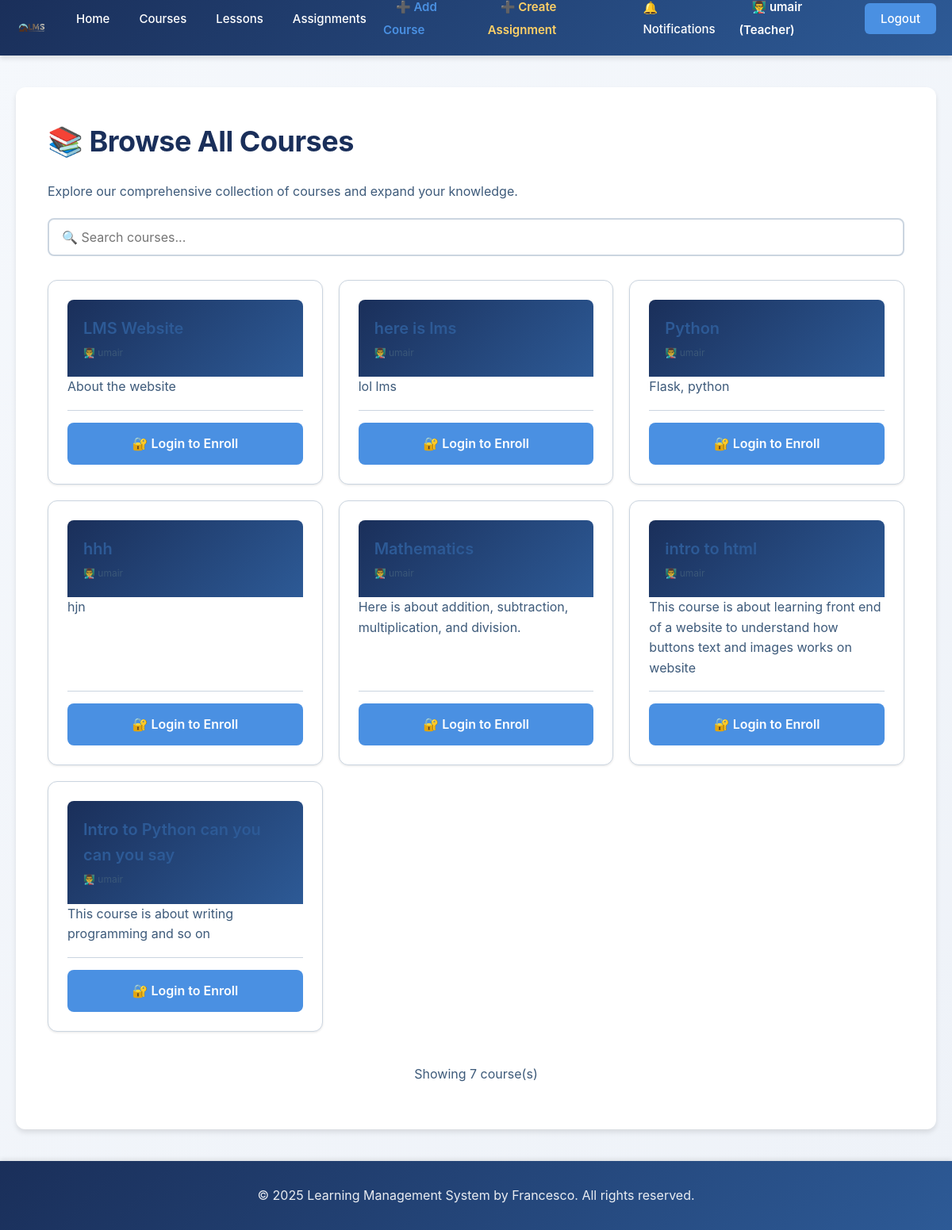
The app's page /course (signed in) with its own data.
### tables this page shows
CREATE TABLE courses (
            -- Unique identifier for each course
            id INTEGER PRIMARY KEY AUTOINCREMENT,
            -- Unique course ID number
            course_id INTEGER,
            -- Course title (must be unique)
            title TEXT NOT NULL UNIQUE,
            -- Description of what the course covers
            description TEXT,
            -- ID of the teacher who created this course
            teacher_id INTEGER,
            -- Timestamp when course was created
            created_at TIMESTAMP DEFAULT CURRENT_TIMESTAMP, course_type TEXT DEFAULT 'Self-Paced', duration TEXT DEFAULT 'Flexible', level TEXT DEFAULT 'Beginner',
            -- Foreign key linking to the teacher user
            FOREIGN KEY (teacher_id) REFERENCES users(id)
        );

CREATE TABLE users (
            -- Unique identifier for each user (auto-incrementing primary key)
            id INTEGER PRIMARY KEY AUTOINCREMENT,
            -- Username must be unique (no two users can have same username)
            username TEXT NOT NULL UNIQUE,
            -- Email must be unique (no two users can have same email)
            email TEXT NOT NULL UNIQUE,
            -- Password stored as hashed string (never plain text)
            password TEXT NOT NULL,
            -- Full name of the user
            full_name TEXT NOT NULL,
            -- User role: either 'student' or 'teacher'
            role TEXT NOT NULL DEFAULT 'student',
            -- Timestamp when account was created (automatic)
            created_at TIMESTAMP DEFAULT CURRENT_TIMESTAMP,
            -- Timestamp of last login
            last_login TIMESTAMP
        );

### app.py (the view, shortened to what this page needs)
@app.route("/course")
def course():
    enrolled_courses = []
    all_courses = []
    user_id = session.get('user_id')
    user_role = session.get('role')
    try:
        conn = get_db_connection()
        cursor = conn.cursor()
        cursor.execute("""
            SELECT c.id, c.title, c.description, c.course_id, u.full_name as teacher_name
            FROM courses c
            LEFT JOIN users u ON c.teacher_id = u.id
            ORDER BY c.id DESC
        """)
        all_courses = cursor.fetchall()
        conn.close()
    except sqlite3.OperationalError:
        pass
    return render_template('course.html',
                         all_courses=all_courses,
                         enrolled_courses=enrolled_courses,
                         is_logged_in=user_id is not None,
                         is_student=user_role == 'student')

### app.py (called while the page is built)
def get_db_connection(db_name="lms.db"):
    conn = sqlite3.connect(db_name)
    conn.row_factory = sqlite3.Row
    return conn

### templates/course.html (shortened to what this page needs)
{% extends 'base.html' %}
{% block content %}
    {% if is_student and enrolled_courses %}
        <h1>📚 Your Enrolled Courses</h1>
        <p>Continue your learning journey with the courses you're already taking.</p>
        <div style="margin: 20px 0; display: flex; gap: 10px;">
            <button id="enrolledTab" class="btn btn-primary" style="cursor: pointer;">✓ Enrolled Courses ({{ enrolled_courses | length }})</button>
            <button id="allTab" class="btn btn-secondary" style="cursor: pointer;">📖 All Courses</button>
        </div>
        <div id="enrolledSection">
            <div style="display: grid; grid-template-columns: repeat(auto-fill, minmax(300px, 1fr)); gap: 20px; margin-top: 30px;">
                {% for course in enrolled_courses %}
                    <div class="card" style="display: flex; flex-direction: column; border-left: 5px solid var(--accent-blue);">
                        <div style="background: linear-gradient(135deg, var(--primary-navy), var(--primary-blue)); padding: 20px; color: white; border-radius: 8px 8px 0 0;">
                            <h3 style="margin: 0; font-size: 20px;">{{ course.title }}</h3>
                            <p style="margin: 5px 0 0 0; font-size: 12px; opacity: 0.9;">👨‍🏫 {{ course.teacher_name or 'Instructor' }}</p>
                        </div>
                        <div class="card-body" style="flex: 1; display: flex; flex-direction: column;">
                            <p style="color: var(--medium-text); line-height: 1.6;">{{ course.description or 'No description available.' }}</p>
                            <div style="margin: 15px 0; padding: 15px; background: var(--bg-light); border-radius: 6px;">
                                <small style="color: var(--medium-text);">📊 Progress: {{ course.progress or 0 }}%</small>
                                <div style="background: #ddd; border-radius: 4px; height: 8px; margin-top: 8px; overflow: hidden;">
                                    <div style="background: var(--accent-blue); height: 100%; transition: width 0.3s; --progress: {{ course.progress or 0 }}%; width: calc(var(--progress));"></div>
                                </div>
                            </div>
                            <p class="text-muted"><small>Enrolled: {{ course.enrolled_at or 'Recently' }}</small></p>
                            <div style="display: flex; gap: 10px; margin-top: auto; padding-top: 15px; border-top: 1px solid var(--border-color);">
                                <a href="{{ url_for('learn_course', course_id=course.id) }}" class="btn btn-primary" style="flex: 1; text-align: center;">
                                    📚 Continue Learning
                                </a>
                                <a href="{{ url_for('course') }}#allTab" class="btn btn-secondary" style="flex: 1; text-align: center;">
                                    📖 More Courses
                                </a>
                            </div>
                        </div>
                    </div>
                {% endfor %}
            </div>
        </div>
        <div id="allSection" style="display: none;">
            <h2 style="margin-top: 30px;">📖 All Available Courses</h2>
            <p>Expand your skills by enrolling in additional courses.</p>
            <div style="margin: 20px 0;">
                <input type="text" class="searchInput" placeholder="🔍 Search courses..." style="width: 100%; padding: 12px 16px; border: 2px solid var(--border-color); border-radius: 8px; font-size: 16px;">
            </div>
            <div style="display: grid; grid-template-columns: repeat(auto-fill, minmax(300px, 1fr)); gap: 20px; margin-top: 30px;">
                {% for course in all_courses %}
                    <div class="card course-card" style="display: flex; flex-direction: column;">
                        <div style="background: linear-gradient(135deg, var(--primary-navy), var(--primary-blue)); padding: 20px; color: white; border-radius: 8px 8px 0 0;">
                            <h3 style="margin: 0; font-size: 20px;">{{ course.title }}</h3>
                            <p style="margin: 5px 0 0 0; font-size: 12px; opacity: 0.9;">👨‍🏫 {{ course.teacher_name or 'Instructor' }}</p>
                        </div>
                        <div class="card-body" style="flex: 1; display: flex; flex-direction: column;">
                            <p style="color: var(--medium-text); line-height: 1.6;">{{ course.description or 'No description available.' }}</p>
                            <div style="margin-top: auto; padding-top: 15px; border-top: 1px solid var(--border-color);">
                                <div style="display: flex; gap: 10px;">
                                    <a href="{{ url_for('enroll_course', course_id=course.id) }}" class="btn btn-primary" style="flex: 1; text-align: center;">
                                        ➕ Enroll Now
                                    </a>
                                </div>
                            </div>
                        </div>
                    </div>
                {% endfor %}
            </div>
        </div>
    {% else %}
        <h1>📚 Browse All Courses</h1>
        <p>Explore our comprehensive collection of courses and expand your knowledge.</p>
        <div style="margin: 20px 0;">
            <input type="text" id="searchInput" placeholder="🔍 Search courses..." style="width: 100%; padding: 12px 16px; border: 2px solid var(--border-color); border-radius: 8px; font-size: 16px;">
        </div>
        {% if all_courses %}
            <div style="display: grid; grid-template-columns: repeat(auto-fill, minmax(300px, 1fr)); gap: 20px; margin-top: 30px;">
                {% for course in all_courses %}
                    <div class="card course-card" style="display: flex; flex-direction: column;">
                        <div style="background: linear-gradient(135deg, var(--primary-navy), var(--primary-blue)); padding: 20px; color: white; border-radius: 8px 8px 0 0;">
                            <h3 style="margin: 0; font-size: 20px;">{{ course.title }}</h3>
                            <p style="margin: 5px 0 0 0; font-size: 12px; opacity: 0.9;">👨‍🏫 {{ course.teacher_name or 'Instructor' }}</p>
                        </div>
                        <div class="card-body" style="flex: 1; display: flex; flex-direction: column;">
                            <p style="color: var(--medium-text); line-height: 1.6;">{{ course.description or 'No description available for this course.' }}</p>
                            <div style="margin-top: auto; padding-top: 15px; border-top: 1px solid var(--border-color);">
                                <div style="display: flex; gap: 10px;">
                                    {% if is_logged_in and is_student %}
                                        <a href="{{ url_for('enroll_course', course_id=course.id) }}" class="btn btn-primary" style="flex: 1; text-align: center;">
                                            ➕ Enroll Now
                                        </a>
                                    {% else %}
                                        <a href="{{ url_for('login') }}" class="btn btn-primary" style="flex: 1; text-align: center;">
                                            🔐 Login to Enroll
                                        </a>
                                    {% endif %}
                                </div>
                            </div>
                        </div>
                    </div>
                {% endfor %}
            </div>
            <div style="margin-top: 40px; text-align: center; color: var(--light-text);">
                <p>Showing {{ all_courses | length }} course(s)</p>
            </div>
        {% endif %}
    {% endif %}
{% endblock %}

### static/style.css (style rules this page uses)
:root { --primary-navy: #1a2f5a; --primary-blue: #2d5a96; --accent-blue: #4a90e2; --light-blue: #e8f0f8; --dark-text: #1f3a5f; --medium-text: #3d5a7a; --light-text: #6b8bb5; --white: #ffffff; --bg-light: #f5f8fc; --bg-lighter: #eef2f8; --border-color: #cbd5e0; --shadow-sm: 0 1px 3px rgba(0, 0, 0, 0.1); --shadow-md: 0 4px 6px rgba(0, 0, 0, 0.1); --shadow-lg: 0 10px 20px rgba(0, 0, 0, 0.15); --transition: all 0.3s ease; }
* { margin: 0; padding: 0; box-sizing: border-box; }
html, body { height: 100%; }
body { font-family: -apple-system, BlinkMacSystemFont, 'Segoe UI', 'Roboto', 'Oxygen', 'Ubuntu', 'Cantarell', 'Fira Sans', 'Droid Sans', 'Helvetica Neue', sans-serif; background: linear-gradient(135deg, #f5f8fc 0%, #eef2f8 100%); color: var(--dark-text); font-size: 16px; line-height: 1.6; min-height: 100vh; display: flex; flex-direction: column; }
body { display: flex; flex-direction: column; }
h1 { color: var(--primary-navy); font-size: 36px; font-weight: 700; margin-bottom: 20px; letter-spacing: -0.5px; }
h3 { color: var(--primary-blue); font-size: 22px; font-weight: 600; margin-bottom: 12px; }
p { color: var(--medium-text); font-size: 16px; margin-bottom: 16px; line-height: 1.7; }
a { color: var(--accent-blue); text-decoration: none; transition: var(--transition); }
.btn { display: inline-block; padding: 12px 24px; border: none; border-radius: 8px; font-size: 16px; font-weight: 600; cursor: pointer; transition: var(--transition); text-decoration: none; text-align: center; }
.btn-primary { background-color: var(--accent-blue); color: var(--white); }
input[type="text"], input[type="email"], input[type="password"], input[type="number"], textarea, select { width: 100%; padding: 12px 16px; border: 2px solid var(--border-color); border-radius: 8px; font-size: 16px; font-family: inherit; color: var(--dark-text); background-color: var(--white); transition: var(--transition); }
.card { background: var(--white); border-radius: 12px; padding: 24px; border: 1px solid var(--border-color); box-shadow: var(--shadow-sm); transition: var(--transition); }
.card-body { color: var(--medium-text); line-height: 1.8; }

### records on screen
courses: title "LMS Website", full_name "umair", description "About the website"
courses: title "here is lms", full_name "umair", description "lol lms"
courses: title "Python", full_name "umair", description "Flask, python"
courses: title "hhh", full_name "umair", description "hjn"
courses: title "Mathematics", full_name "umair", description "Here is about addition, subtraction, multiplication, and division."
courses: title "intro to html", full_name "umair", description "This course is about learning front end of a website to understand how buttons text and images works on website"
courses: title "Intro to Python can you can you say", full_name "umair", description "This course is about writing programming and so on"

### other values on screen
{{ session.get('full_name') }} "umair"
{{ all_courses | length }} "7"
